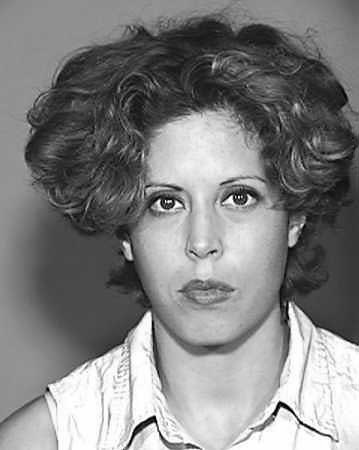
#> input picture images/1.jpg, 359 x 450 px
$ python predict.py
#> lines starting #> are read from the running program, lines starting #| are printed output that depends on the picture; after the words box and inside, x2 and y2 are one past the last pixel; in counts of white or black regions, pixels touching at a corner belong together
### utils.py
from __future__ import division, print_function

import numpy as np
import cv2
import os

def ht(x, polarity, theta):
    return np.where(polarity*x < polarity*theta, 1, -1)

def integralImage(images):
    """
    calculate integral image
    :param images: (batch_size, height, width);
    :return: (batch_size, height, width)
    """
    return images.cumsum(axis=-1).cumsum(axis=-2)
# [51 lines left out: functions squareIntegralImage, dataLoader, not called in this run]

### haar_feature.py
from __future__ import division, print_function

import numpy as np

# the sum of pixels of white sub the sum of pixels of black

# [160 lines left out: functions type1, type2, type3, type4, type5, generateHaarFeatures, not called in this run]

def calculateHaarFeature(integral_image, square_integral_image, feature):
    """
    calculate a type haar feature
    :param integral_image: integral image, (batch_size, width, height)
    :param square_integral_image: integral image of square image, (batch_size, width, height)
    :param feature: tupe, (top-left, bottom-right, w, h, add, sub), one type haar feature
    :return: (batch_size)
    """
    tl, br, w, h, add, sub = feature[0], feature[1], feature[2], feature[3], feature[4], feature[5]
    output = np.zeros(len(integral_image), dtype=np.float32)
    for add_ in add:
        output += integral_image[:, add_[0], add_[1]]
    for sub_ in sub:
        output -= integral_image[:, sub_[0], sub_[1]]

    sum = np.zeros(len(integral_image), dtype=np.float32)
    sum += integral_image[:, br[0], br[1]]
    sum -= integral_image[:, tl[0], tl[1]]
    sqsum = np.zeros(len(integral_image), dtype=np.float32)
    sqsum += square_integral_image[:, br[0], br[1]]
    sqsum -= square_integral_image[:, tl[0], tl[1]]
    sum /= (w * h)
    sqsum /= (w * h)
    # print(np.nan_to_num(np.sqrt(sqsum - sum * sum)))
    # Normalization
    # output = output / (np.sqrt(np.abs(sqsum - sum * sum)) + 1.0)
    output = output / (w * h)
    # to_add = data[:, [x[0] for x in add], [y[1] for y in add]].sum(axis=-1)
    # to_sub = data[:, [x[0] for x in sub], [y[1] for y in sub]].sum(axis=-1)
    return output  # to_add - to_sub

### predict.py
from __future__ import division, print_function

import numpy as np
import cv2
import os
import json
import pickle
import config

from utils import integralImage, ht
from haar_feature import calculateHaarFeature

def bbox_iou(box1, box2):
    """
    box1: (x1, y1, x2, y2)
    box2: (x1, y1, x2, y2)
    Returns the IoU of two bounding boxes
    """
    # Get the coordinates of bounding boxes
    b1_x1, b1_y1, b1_x2, b1_y2 = box1[0], box1[1], box1[2], box1[3]
    b2_x1, b2_y1, b2_x2, b2_y2 = box2[0], box2[1], box2[2], box2[3]

    # get the corrdinates of the intersection rectangle
    inter_rect_x1 = max(b1_x1, b2_x1)
    inter_rect_y1 = max(b1_y1, b2_y1)
    inter_rect_x2 = min(b1_x2, b2_x2)
    inter_rect_y2 = min(b1_y2, b2_y2)
    # Intersection area
    width = max(inter_rect_x2 - inter_rect_x1 + 1.0, 0.0)
    height = max(inter_rect_y2 - inter_rect_y1 + 1.0, 0.0)
    inter_area = width * height
    # Union Area
    b1_area = (b1_x2 - b1_x1 + 1.0) * (b1_y2 - b1_y1 + 1.0)
    b2_area = (b2_x2 - b2_x1 + 1.0) * (b2_y2 - b2_y1 + 1.0)
    iou = inter_area / (b1_area + b2_area - inter_area + 1e-16)
    return iou

def non_max_suppression(boxes):
    """
    if bbox_iou(box1, box2)>0.6, combine two boxes
    """
    if len(boxes) == 0:
        return None
    group = [i for i in range(len(boxes))]  # if bbox_iou(boxes[i], boxes[j]) > 0.6, group[i]=group[j]
    size = [1 for i in range(len(boxes))]   # The number of boxes of group[i]

    def findGroup(p):
        if p != group[p]:
            group[p] = findGroup(group[p])
        return group[p]
    def unionOne(p, q):
        pid = findGroup(p)
        qid = findGroup(q)
        if pid == qid:
            return
        group[pid] = qid
        size[qid] += size[pid]
    for i in range(len(boxes)):
        for j in range(i+1, len(boxes)):
            if bbox_iou(boxes[i], boxes[j]) > config.IOU_threshold:
                unionOne(i, j)          # The union find algorithm
    done = {}
    ret_boxes = []

    for i in range(len(boxes)):
        p_id = findGroup(i)
        if size[p_id] < 10: continue  # The number of boxes of group[id] < 50, remove it
        if p_id in done: continue
        done[p_id] = 0
        ret_boxes.append(boxes[i])
        for j in range(i+1, len(boxes)):
            id = findGroup(j)
            if id == p_id:
                tmp_box = boxes[j]
                tmp_box[0] = min(tmp_box[0], ret_boxes[-1][0])     # x1
                tmp_box[1] = min(tmp_box[1], ret_boxes[-1][1])     # y1
                tmp_box[2] = max(tmp_box[2], ret_boxes[-1][2])     # x2
                tmp_box[3] = max(tmp_box[3], ret_boxes[-1][3])     # y2
                ret_boxes[-1] = tmp_box
    return ret_boxes

def calculateHardClassifierError(faces, square_faces, classifiers, alphas):
    threshold = 0.0
    faces_score = np.zeros(len(faces))
    for id, classifier in enumerate(classifiers):
        feature, polarity, theta, _ = classifier
        faces_score += alphas[id] * ht(calculateHaarFeature(faces, square_faces, feature), polarity, theta)
        threshold += alphas[id]
    threshold = 0.5 * threshold

    # faces_score -= threshold

    nofaces = faces_score < 0
    return nofaces

def predict(imagename):
#> called with imagename = './images/1.jpg'
    src_image = cv2.imread(imagename)
#> src_image is the input picture: shape (450, 359, 3); min 0, max 255, mean 129.5
    image = cv2.cvtColor(src_image, cv2.COLOR_RGB2GRAY)
    mean = 128.643
    std = 73.2
    height, width = image.shape[0:2]
#> height = 450; width = 359
    image = np.array(image, dtype=np.float32)
    # image = (image - mean) / std

    scale_w = 40
    scale_h = 40
    areas = []
    boxes = []
    while scale_w < width/2 and scale_h < height/2:
        stride = 5
        for x in range(0, width-int(scale_w), stride):
            for y in range(0, height-int(scale_h), stride):
                x2 = x + int(scale_w)
                y2 = y + int(scale_h)
                tmp_img = image[y:y2, x:x2]
                tmp_img = cv2.resize(tmp_img, (config.HEIGHT, config.WIDTH))
                areas.append(tmp_img)
                boxes.append((x, y, x2, y2))
        scale_h *= config.ScaleFactor
        scale_w *= config.ScaleFactor
#> after the loop, areas = 16651 items; boxes = 16651 items, first 6: (0, 0, 40, 40), (0, 5, 40, 45), (0, 10, 40, 50), (0, 15, 40, 55), (0, 20, 40, 60), (0, 25, 40, 65); scale_h = 202.5; scale_w = 202.5

    areas = np.array(areas)
    boxes = np.array(boxes)
    # print("boxes length: ", len(boxes))
    with open('haar.pickle', 'rb') as fp:
#> (reads haar.pickle from the repository)
        cascades = pickle.load(fp)

    # with open('cascade_2th_dataset.json', 'r') as fp:
    #     cascades = json.load(fp)

    for id, cascade in enumerate(cascades):
        classifiers, alphas, threshold = cascade
        faces_false = calculateHardClassifierError(integralImage(areas), integralImage(areas * areas),
                                                   classifiers, alphas)
        areas = areas[~faces_false]
        boxes = boxes[~faces_false]
#> this loop made 1 pass
#> after the loop, boxes = 13 rows, first 6: [220, 175, 280, 235], [130, 140, 265, 275], [130, 145, 265, 280], [135, 140, 270, 275], [135, 145, 270, 280], [135, 150, 270, 285]

    print("length of boxes having face: ", len(boxes))
#| length of boxes having face:  13
    predict_boxes = non_max_suppression(boxes)
#> in non_max_suppression, `group = [i for i in range(len(boxes))]`: group = [0, 1, 2, 3, 4, 5, 6, 7, 8, 9, 10, 11, 12]
#> in non_max_suppression, `size = [1 for i in range(len(boxes))]`: size = [1, 1, 1, 1, 1, 1, 1, 1, 1, 1, 1, 1, 1]
#> the loop in non_max_suppression, `for i in range(len(boxes)):` made 13 passes
#> the loop in non_max_suppression, `for i in range(len(boxes)):` made 13 passes
    print("number of  face: ", len(predict_boxes))
#| number of  face:  1
    for x1, y1, x2, y2 in predict_boxes:
        cv2.rectangle(src_image, (x1, y1), (x2, y2), (255, 0, 0), 2)
#> this loop made 1 pass
#> (x1, y1, x2, y2) on pass 1: (130, 140, 280, 290)
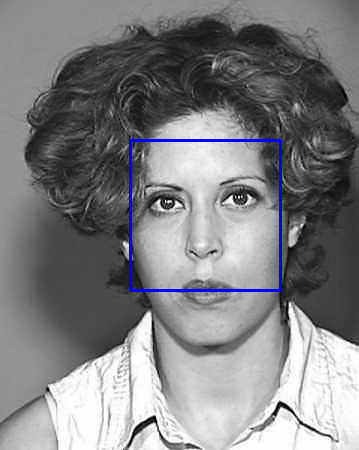
#> src_image: shape (450, 359, 3); 1.11% of pixels changed, all inside (x1, y1, x2, y2) = (129, 139, 282, 292)
    cv2.imwrite("predict.jpg", src_image)
    # x1, y1, x2, y2 = boxes[0]
    # cv2.imwrite("ha.jpg", src_image[y1:y2, x1:x2])

predict('./images/1.jpg')
# predict('./images/2.jpg')
